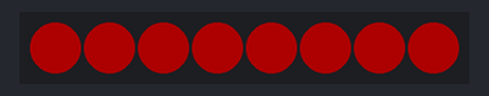
Simulated run of this program. Board: MicroPython board. On the bench: 8 RGB LEDs in strip order, left to right. Dim RGB values are drawn brighter than linear; library files of the repository ran but are not shown: neopixel.py.

Above: at 0.1 s.
At 1.6 s:
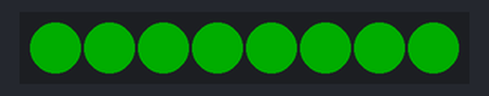
At 2.1 s:
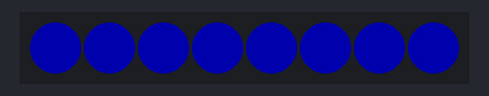
At 2.6 s:
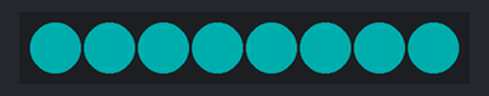
At 3.1 s:
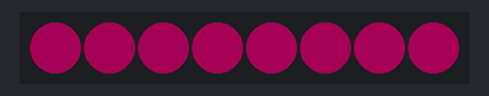
Timing chart, 0 to 40.0 s (numbered marks = the images above):
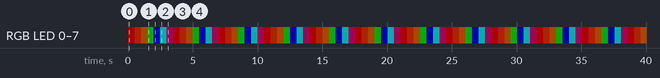

Measured:
- by itself, RGB LED 0–7: repeats every 3.5 s: RGB(50, 10, 0) 0.50 s, RGB(50, 20, 0) 0.50 s, RGB(0, 50, 0) 0.50 s, RGB(0, 0, 50) 0.50 s, RGB(0, 50, 50) 0.50 s, RGB(39, 0, 20) 0.50 s, RGB(50, 0, 0) 0.50 s
- by itself, everything shown: repeats every 3.5 s, in 7 steps
- what the display in image 1 shows lasts 0.5 s, from 1.5 s to 2.0 s

The program:

secuencia_leds2.py
```python
# Example showing how functions, that accept tuples of rgb values,
# simplify working with gradients

import time
from neopixel import Neopixel

numpix = 8
strip = Neopixel(numpix, 0, 22, "GRB")
# strip = Neopixel(numpsix, 0, 0, "GRBW")

red = (255, 0, 0)
orange = (255, 50, 0)
yellow = (255, 100, 0)
green = (0, 255, 0)
blue = (0, 0, 255)
cyan = (0, 255, 255)
violet = (200, 0, 100)
colors_rgb = [red, orange, yellow, green, blue, cyan, violet]

# same colors as normaln rgb, just 0 added at the end
colors_rgbw = [color+tuple([0]) for color in colors_rgb]
colors_rgbw.append((0, 0, 0, 255))

# uncomment colors_rgbw if you have RGBW strip
colors = colors_rgb
# colors = colors_rgbw


step = round(numpix / len(colors))
current_pixel = 0
current_color = 0
strip.brightness(50)

while True:
    strip.set_pixel_line(0, numpix - 1, colors_rgb[current_color])
    strip.show()
    current_color = current_color + 1
    if current_color == 7:
        current_color = 0
    time.sleep(0.5)
```
